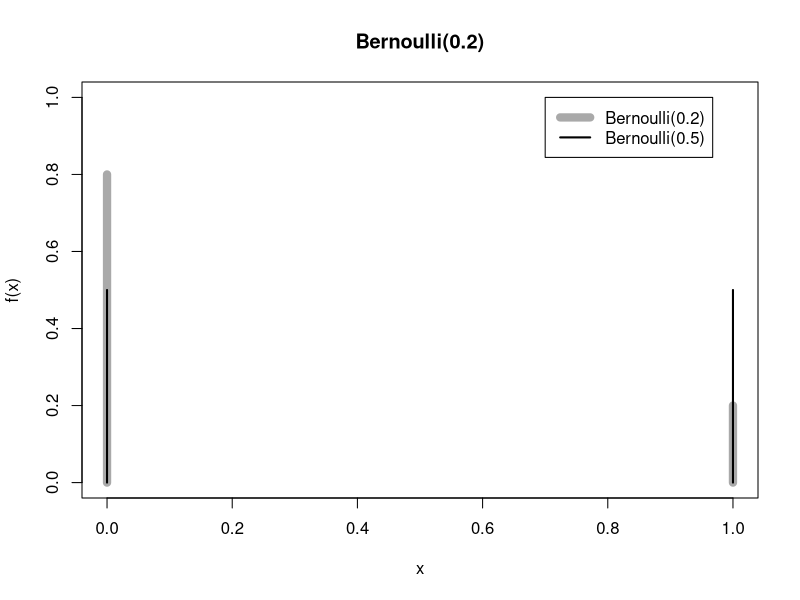
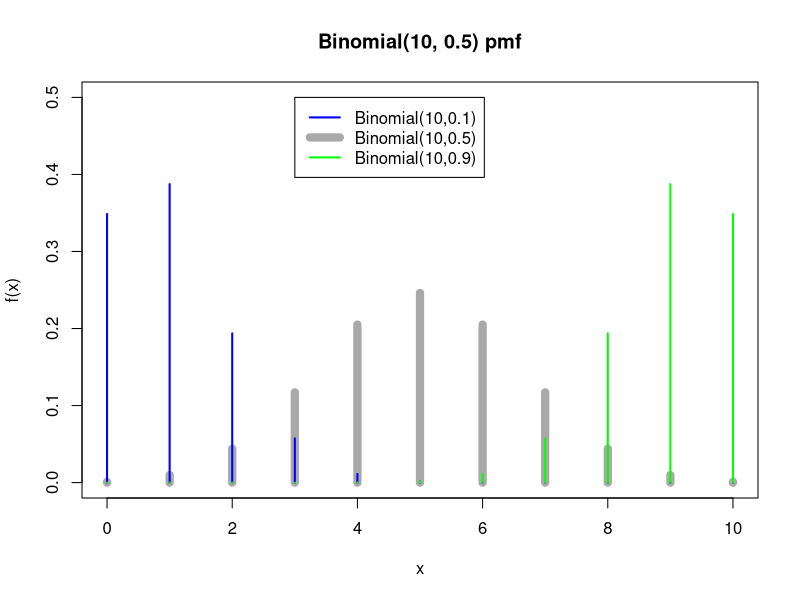
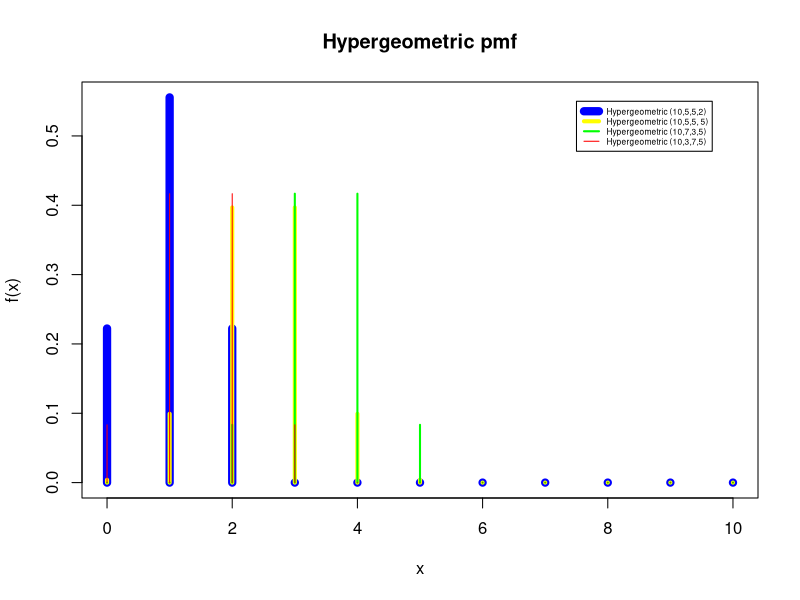
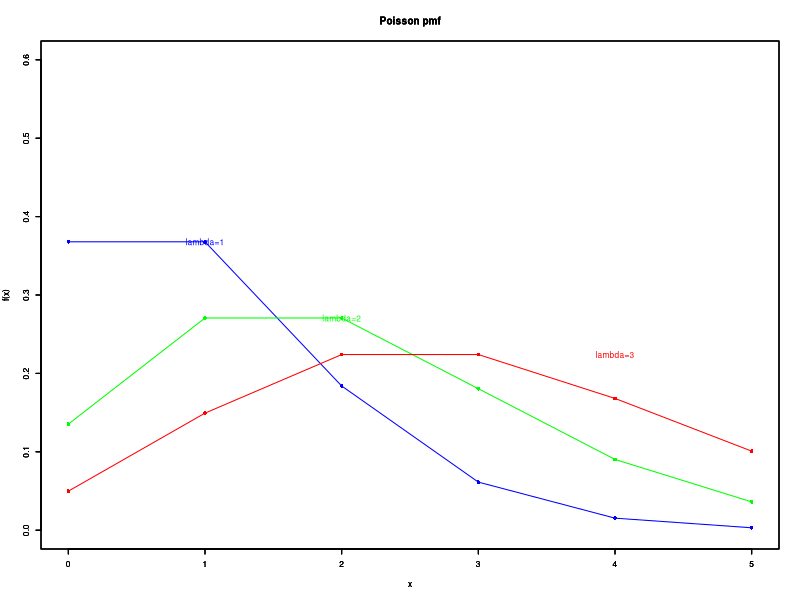
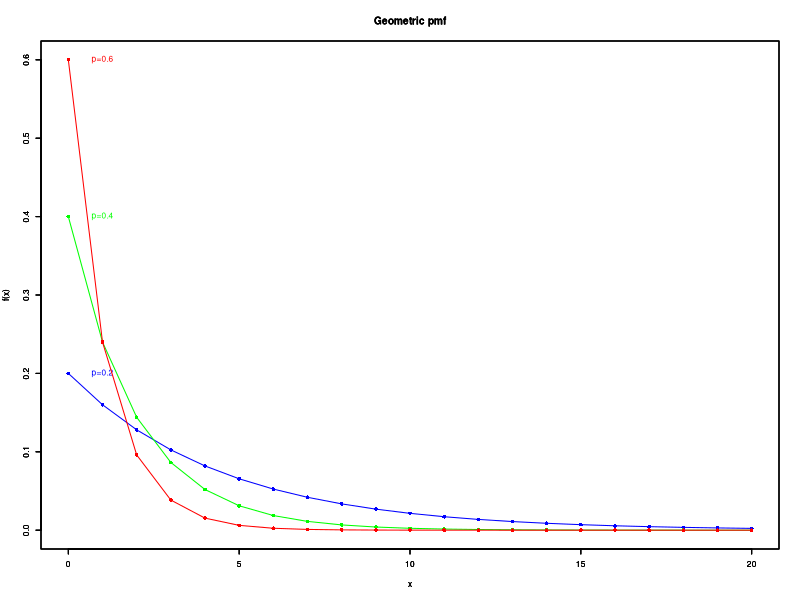
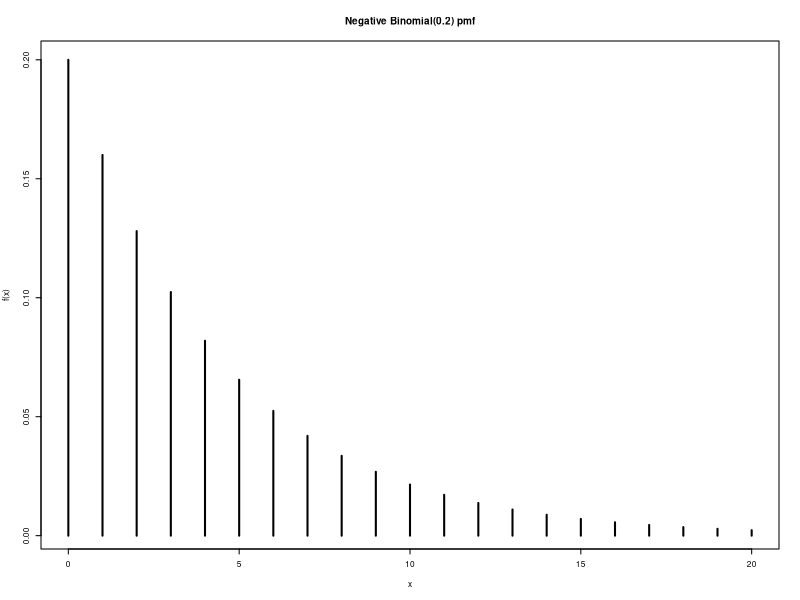
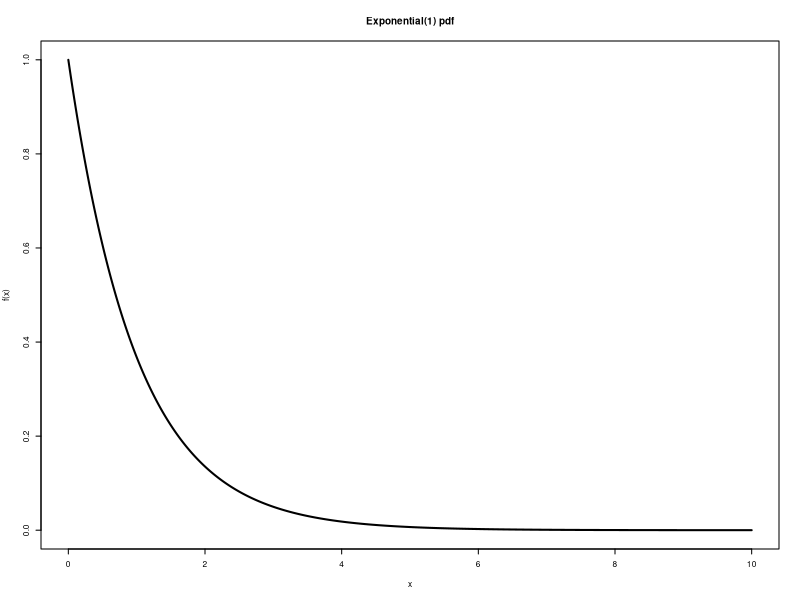
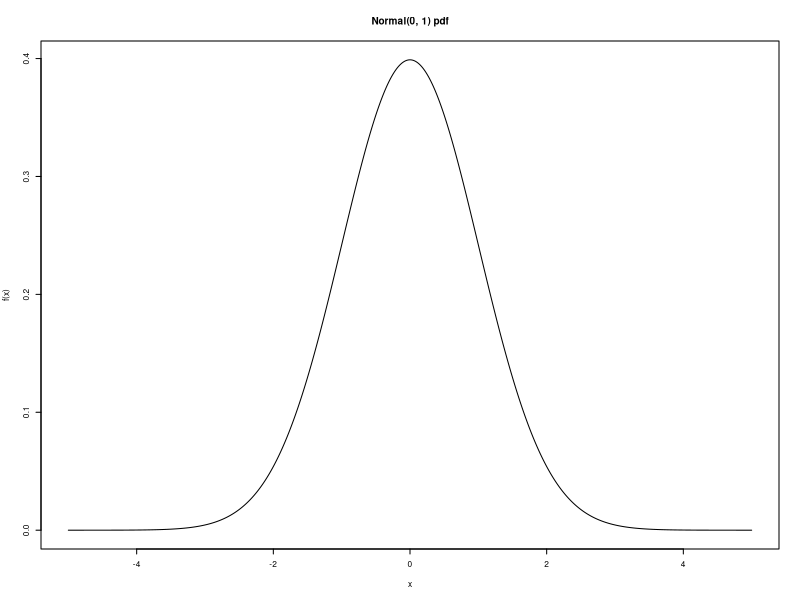

Generate these figures, in order, with R:
## ---- chunk 1
library(knitr)
knitr::opts_chunk$set(echo = TRUE)
library(rmarkdown)
library(graphics)
options(digits = 3)
opts_chunk$set(tidy.opts=list(width.cutoff=60), tidy=TRUE)
## ---- chunk 2
x <- 0:1
plot(x, dbinom(x, 1, 0.2), type = "h", ylab = "f(x)", ylim = c(0,1), lwd = 8, col = "dark gray",
      main = "Bernoulli(0.2)")
lines(x, dbinom(x, 1, 0.5), type = "h", lwd = 2, col = "black")
legend(0.7, 1.0, c("Bernoulli(0.2)","Bernoulli(0.5)"),col=c("dark gray","black"), lwd=c(8,2))

## ---- chunk 3
x <- seq(0, 10, 1)
plot(x, dbinom(x, 10, 0.5), type = "h", ylab = "f(x)", lwd = 8, col = "dark gray", ylim = c(0,0.5),
     main = "Binomial(10, 0.5) pmf")
lines(x, dbinom(x, 10, 0.1), type = "h", lwd = 2, col = "blue")
lines(x, dbinom(x, 10, 0.9), type = "h", lwd = 2, col = "green")
legend(3, 0.5, c("Binomial(10,0.1)","Binomial(10,0.5)","Binomial(10,0.9)"), col=c("blue","dark gray","green"),lwd=c(2,8,2))

## ---- chunk 4
x <- seq(0, 10, 1)
plot(x, dhyper(x, 5, 5, 2), type = "h", ylab = "f(x)", lwd = 8, col="blue",
    main = "Hypergeometric pmf")
lines(x, dhyper(x, 5, 5, 5), type = "h", ylab = "f(x)", lwd = 4, col="yellow")
lines(x, dhyper(x, 7, 3, 5), type = "h", ylab = "f(x)", lwd = 2, col="green")
lines(x, dhyper(x, 3, 7, 5), type = "h", ylab = "f(x)", lwd = 1, col="red")
par(cex = 0.5)
legend(7.5, 0.55, c("Hypergeometric (10,5,5,2)","Hypergeometric (10,5,5, 5)","Hypergeometric (10,7,3,5)","Hypergeometric (10,3,7,5)"), col=c("blue","yellow"," green","red"),lwd=c(8,4,2,1))
## ---- chunk 5
x <- seq(0, 5, 1)
poisl = dpois(x, 1)
plot(x, poisl, ylab = "f(x)", main = "Poisson pmf",pch=16,ylim=c(0,0.6),col="blue")
lines(x, poisl,col="blue")
text(x=which(poisl == max(poisl))[1],y=poisl[poisl == max(poisl)][1],"lambda=1",col="blue")

par(new=TRUE)
poisl = dpois(x, 2)
plot(x, poisl, ylab = "f(x)", main = "Poisson pmf",pch=16,ylim=c(0,0.6),col="green")
lines(x, poisl,col="green")
text(x=which(poisl == max(poisl))[1],y=poisl[poisl == max(poisl)][1],"lambda=2",col="green")

par(new=TRUE)
poisl = dpois(x, 3)
plot(x, poisl, ylab = "f(x)", main = "Poisson pmf",pch=16,ylim=c(0,0.6),col="red")
lines(x, poisl,col="red")
text(x=which(poisl == max(poisl))[1],y=poisl[poisl == max(poisl)][1],"lambda=3",col="red")
## ---- chunk 6
x <- seq(0, 20, 1)
#plot(x, dgeom(x, 0.2), type = "h", ylab = "f(x)", lwd = 2,
#    main = "Geometric(0.2) pmf")
geom = dgeom(x, 0.2)
plot(x, geom, ylab = "f(x)", main = "Geometric pmf",pch=16,ylim=c(0,0.6),col="blue")
lines(x, geom,col="blue")
text(x=which(geom == max(geom))[1],y=geom[geom == max(geom)][1],"p=0.2",col="blue")

par(new=TRUE)
geom = dgeom(x, 0.4)
plot(x, geom, ylab = "f(x)", main = "Geometric pmf",pch=16,ylim=c(0,0.6),col="green")
lines(x, geom,col="green")
text(x=which(geom == max(geom))[1],y=geom[geom == max(geom)][1],"p=0.4",col="green")

par(new=TRUE)
geom = dgeom(x, 0.6)
plot(x, geom, ylab = "f(x)", main = "Geometric pmf",pch=16,ylim=c(0,0.6),col="red")
lines(x, geom,col="red")
text(x=which(geom == max(geom))[1],y=geom[geom == max(geom)][1],"p=0.6",col="red")
## ---- chunk 7
x <- seq(0, 20, 1)
plot(x, dnbinom(x,1,0.2), type = "h", ylab = "f(x)", lwd = 2,
     main = "Negative Binomial(0.2) pmf")

## ---- chunk 8
x <- seq(0, 10, 0.01)
plot(x, dexp(x, 1), type = "l", ylab = "f(x)", lwd = 2, 
    main = "Exponential(1) pdf")

## ---- chunk 9
x <- seq(-5, 5, 0.01)
plot(x, dnorm(x, 0, 1), type = "l", ylab = "f(x)", main = "Normal(0, 1) pdf")

## ---- chunk 10
x <- seq(0, 20, 0.01)
plot(x, dchisq(x, 6), type = "l", ylab = "f(x)", main = "Chi-square(6) pdf")

## ---- chunk 11
x <- seq(-5, 5, 0.01)
plot(x, dt(x, 6), type = "l", ylab = "f(x)", main = "Student's t(6) pdf")

## ---- chunk 12
x <- seq(0, 6, 0.01)
plot(x, df(x, 12, 15), type = "l", ylab = "f(x)", main = "F(2, 5) pdf")

## ---- chunk 13
sessionInfo()
